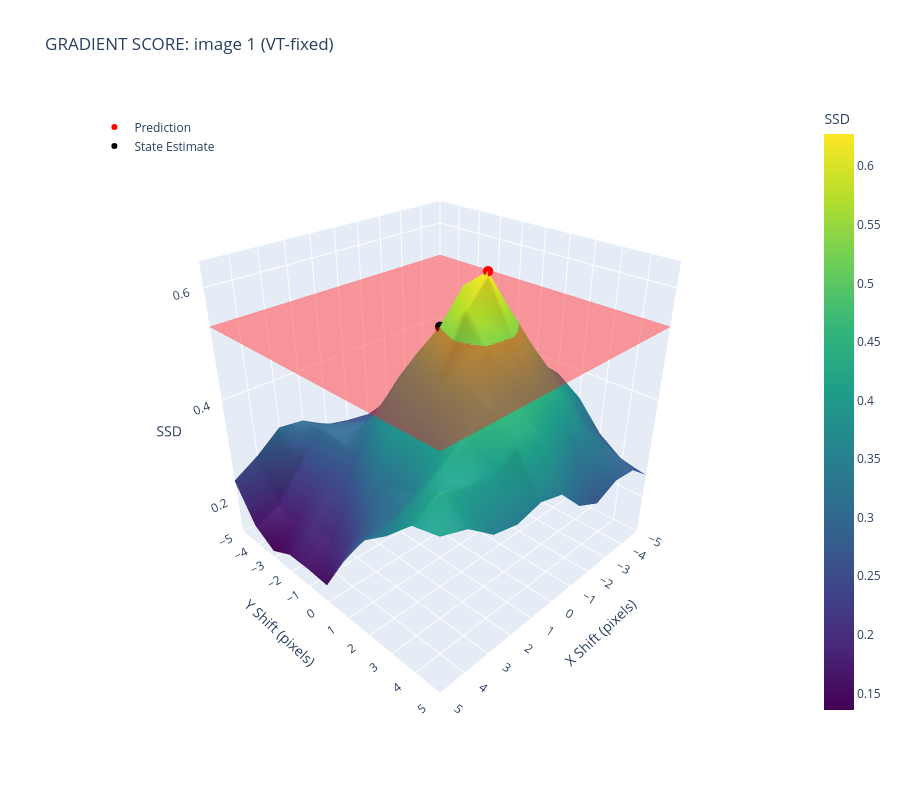

The notebook cell this image was saved under:
### Code cell
# SSD surface plot (plotly) - image 4, from the per-frame SSD above (same style as calibration_test)
im_ind = 1
ssds_grad = gs_vt[im_ind]   # dict name copied from calib_raw - holds VT-fixed SSDs here
x = np.linspace(-n, n, 2*n + 1)
Y, X = np.meshgrid(x, x)  # ssds indexed [shiftx + n, shifty + n]

# idrow, idcol = np.unravel_index(np.argmin(ssds_grad), ssds_grad.shape)
idrow, idcol = np.unravel_index(np.argmax(ssds_grad), ssds_grad.shape)
fig = go.Figure()
fig.add_surface(x=X, y=Y, z=ssds_grad, colorscale='Viridis', colorbar=dict(title='SSD'), name='SSD Surface')
# Watershed plane at the (0,0) score - semi-transparent, single color
fig.add_surface(x=X, y=Y, z=np.full_like(ssds_grad, ssds_grad[n, n]), colorscale=[[0, 'red'], [1, 'red']],
                opacity=0.4, showscale=False, name='Watershed (0,0)')
fig.add_trace(go.Scatter3d(x=[idrow - n], y=[idcol - n], z=[ssds_grad[idrow, idcol]],
                           mode='markers', marker=dict(size=6, color='red'), name='Prediction'))
fig.add_trace(go.Scatter3d(x=[0], y=[0], z=[ssds_grad[n, n]],
                           mode='markers', marker=dict(size=6, color='black'), name='State Estimate'))
fig.update_layout(
    title=f'GRADIENT SCORE: image {im_ind} (VT-fixed)',
    scene=dict(xaxis=dict(title='X Shift (pixels)', range=[-n, n], dtick=1),
               yaxis=dict(title='Y Shift (pixels)', range=[-n, n], dtick=1),
               zaxis=dict(title='SSD'),
               camera=dict(eye=dict(x=1.5, y=1.5, z=1.2)),
               aspectmode='cube'),
    legend=dict(x=0.02, y=0.98),   # top-left, clear of the colorbar
    width=900, height=800)
fig.show()
